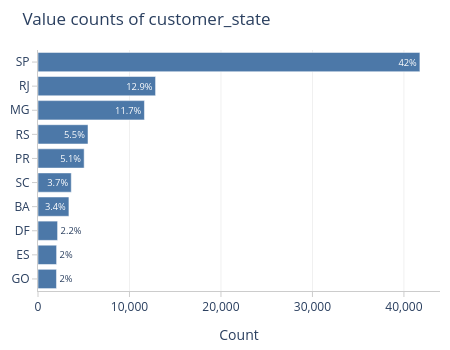

This figure's notebook cell:
### Code cell
df_customers["customer_state"].explore.info()

### Figure 1 — Plotly figure (JSON) as saved in the notebook; plotly's stock layout.template omitted (floating-point values rounded to 4 significant figures)
{"data": [{"customdata": [[42.0], [12.9], [11.7], [5.5], [5.1], [3.7], [3.4], [2.2], [2.0], [2.0]], "hovertemplate": "<b>%{y}</b><br>Count: %{x:,}<br>Percentage: %{customdata}%<extra></extra>", "legendgroup": "", "marker": {"color": "#4C78A8", "line": {"width": 0.5}, "pattern": {"shape": ""}}, "name": "", "orientation": "h", "showlegend": false, "text": [42.0, 12.9, 11.7, 5.5, 5.1, 3.7, 3.4, 2.2, 2.0, 2.0], "textfont": {"size": 12}, "textposition": "auto", "texttemplate": "%{text}%", "type": "bar", "x": [41746, 12852, 11635, 5466, 5045, 3637, 3380, 2140, 2033, 2020], "xaxis": "x", "y": ["SP", "RJ", "MG", "RS", "PR", "SC", "BA", "DF", "ES", "GO"], "yaxis": "y"}], "layout": {"barmode": "relative", "height": 350, "legend": {"tracegroupgap": 0}, "margin": {"b": 10, "l": 10, "r": 10, "t": 50}, "paper_bgcolor": "white", "plot_bgcolor": "white", "showlegend": false, "title": {"text": "Value counts of customer_state"}, "uniformtext": {"minsize": 8, "mode": "hide"}, "width": 450, "xaxis": {"anchor": "y", "domain": [0, 1], "gridcolor": "#f0f0f0", "tickformat": ",", "title": {"text": "Count"}}, "yaxis": {"anchor": "x", "categoryorder": "total ascending", "domain": [0, 1]}}}
